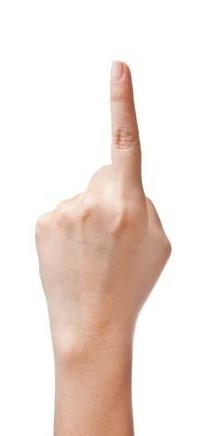
#> input picture proj1/src/one.jpg, 222 x 436 px
$ python -i algorithm.py   (imports and definitions only)
#> lines starting #> are read from the running program, lines starting #| are printed output that depends on the picture
from cv2 import *
import numpy as np
from matplotlib import pyplot as plt
import math

# [1 line not run here, left out]

def SmoothImage(img):
    blur = GaussianBlur(img,(5,5),0)
    return blur

def ResizeImage(img):
    img2 = resize(img, (400,400))
    return img2

# [7 lines left out: function ErodeAndDilateImg, not called in this run]

def DetectHands(img, advanced=False):
    ranges = None

    if advanced:
        ranges = GetSkin(img)
    else:
        ranges = GetSkinEasy(img)

    ranges = ErodeAndDilateImg(ranges)
    ranges = medianBlur(ranges, ksize=9)

    #find small components not caught by median blur
    nb_components, output, stats, centroids = cv2.connectedComponentsWithStats(ranges, connectivity=4)
    #connectedComponentswithStats yields every seperated component with information on each of them, such as size
    #the following part is just taking out the background which is also considered a component, but most of the time we don't want that.
    #remove background
    nb_components = nb_components - 1
    biggestone = -1
    biggesti = -1
    for i in range(0, len(stats)):
        if stats[i][4] > biggestone:
            biggesti = i
            biggestone = stats[i][4]
    newstats = []
    for i in range(0, len(stats)):
        if i != biggesti:
            newstats.append(stats[i])
    newstats = np.array(newstats)

    # minimum size of particles we want to keep (number of pixels)
    #here, it's a fixed value, but you can set it as you want, eg the mean of the sizes or whatever
    min_size = 80*80
    imgs = []
    #your answer image
    #img2 = np.zeros((output.shape),np.uint8)
    #for every component in the image, you keep it only if it's above min_size
    for i in range(0, nb_components):
        if newstats[i][4] >= min_size:
            hand = np.zeros((output.shape),np.uint8)
            hand[output == i + 1] = 255
            imgs.append(hand)

    return imgs

def GetSkinEasy(img):
    img2 = cvtColor(img, COLOR_BGR2HSV)
    x_min = 0
    x_max = 35
    y_min = 42
    y_max = 173
    z_min = 60
    z_max = 255
    ranges = inRange(img2, np.array([x_min, y_min, z_min]), np.array([x_max, y_max, z_max]))
    return ranges

def nmax(x1,x2):
    return x1 if x1 > x2 else x2

def nmin(x1,x2):
    return x1 if x1 < x2 else x2

def TR1(R,G,B,Y,Cr,Cb,H,S,V):
    bol = (H > 0 and H < 50) and (S > 58 and S < 173) and R > 95 and G > 40 and B > 20 and R > G and R > B and abs(int(R) - int(G)) > 15
    return bol

# [373 lines left out: functions TR2, GetSkin, DetectGestures, RemoveRepeatedPoints, GetCentroid, GetBiggestCentroid and 13 more, not called in this run]

>>> import cv2
>>> picture = cv2.imread('one.jpg', cv2.IMREAD_GRAYSCALE)
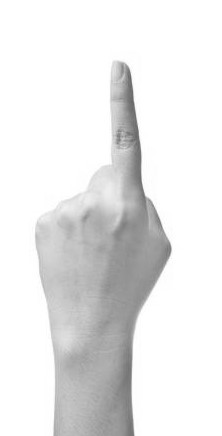
#> picture: shape (436, 222); min 101, max 255, mean 232.3
>>> result = DetectHands(picture)
#> (the run stopped early here; a loop or call above may not have finished)
